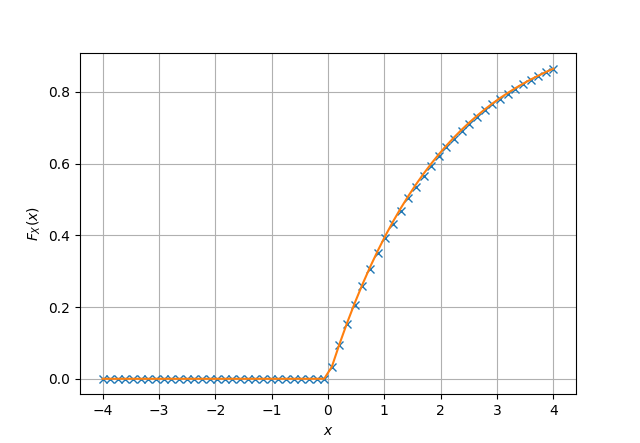

Generate this figure with Python:
#Importing numpy, scipy, mpmath and pyplot
import numpy as np
import matplotlib.pyplot as plt
import math

#if using termux
import subprocess
import shlex
#end if



x = np.linspace(-4,4,60)#points on the x axis
simlen = int(1e6) #number of samples
err = [] #declaring probability list
#randvar = np.random.normal(0,1,simlen)
randvar = np.loadtxt('gau3.dat',dtype='double')
#randvar = np.loadtxt('gau4.dat',dtype='double')
for i in range(0,60):
	err_ind = np.nonzero(randvar < x[i]) #checking probability condition
	err_n = np.size(err_ind) #computing the probability
	err.append(err_n/simlen) #storing the probability values in a list

def chidist(x):
    if (x<=0):
       return 0
    elif (x>=0):
        return (1 - math.exp(-x/2))
    
theoritical = []
for i in range(len(x)):
   theoritical.append(chidist(x[i]))
plt.plot(x,err,'x')#plotting the CDF
plt.plot(x,theoritical)	
plt.grid() #creating the grid
plt.xlabel('$x$')
plt.ylabel('$F_X(x)$')

#if using termux
#plt.savefig('../figs/gauss_cdf.pdf')
#plt.savefig('../figs/gauss_cdf.eps')
#subprocess.run(shlex.split("termux-open ../figs/gauss_cdf.pdf"))
#else
plt.show() #opening the plot window
